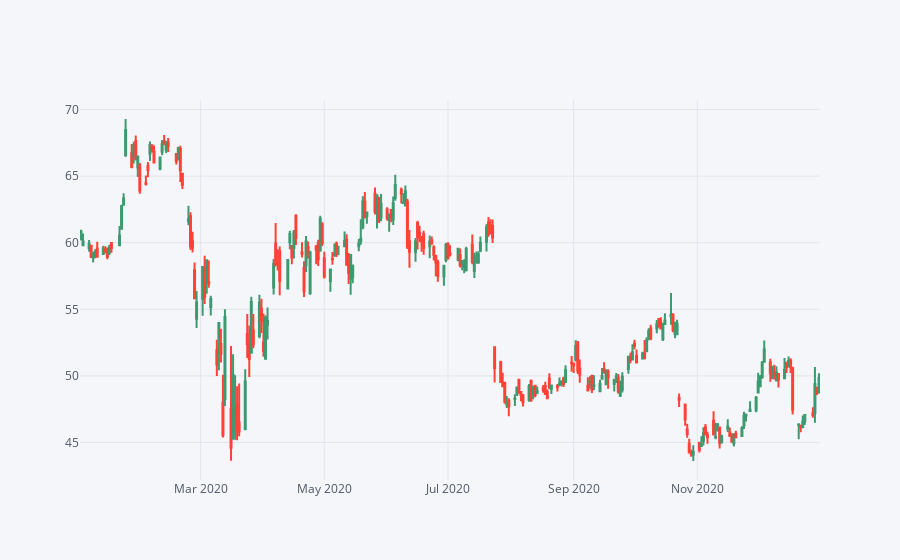

Here is the notebook cell this chart was saved with:
### Code cell
bank_stocks['INTC'][['Open', 'High', 'Low', 'Close']].loc['2020-01-01':'2021-01-01'].iplot(kind='candle')

### Figure 1 — Plotly figure (JSON) as saved in the notebook; plotly's stock layout.template omitted (floating-point values rounded to 4 significant figures; data arrays with more than 128 entries replaced by an {"elided": "..."} marker saying what was removed)
{"data": [{"close": {"elided": "253 float values"}, "high": {"elided": "253 float values"}, "low": {"elided": "253 float values"}, "open": {"elided": "253 float values"}, "showlegend": false, "type": "candlestick", "x": {"elided": "253 str values"}, "yaxis": "y2"}], "layout": {"legend": {"bgcolor": "#F5F6F9", "font": {"color": "#4D5663"}}, "paper_bgcolor": "#F5F6F9", "plot_bgcolor": "#F5F6F9", "title": {"font": {"color": "#4D5663"}}, "xaxis": {"gridcolor": "#E1E5ED", "rangeslider": {"visible": false}, "showgrid": true, "tickfont": {"color": "#4D5663"}, "title": {"font": {"color": "#4D5663"}, "text": ""}, "zerolinecolor": "#E1E5ED"}, "yaxis": {"gridcolor": "#E1E5ED", "showgrid": true, "showticklabels": false, "tickfont": {"color": "#4D5663"}, "title": {"font": {"color": "#4D5663"}, "text": ""}, "zerolinecolor": "#E1E5ED"}, "yaxis2": {"gridcolor": "#E1E5ED", "showgrid": true, "tickfont": {"color": "#4D5663"}, "title": {"font": {"color": "#4D5663"}, "text": ""}, "zerolinecolor": "#E1E5ED"}}}
